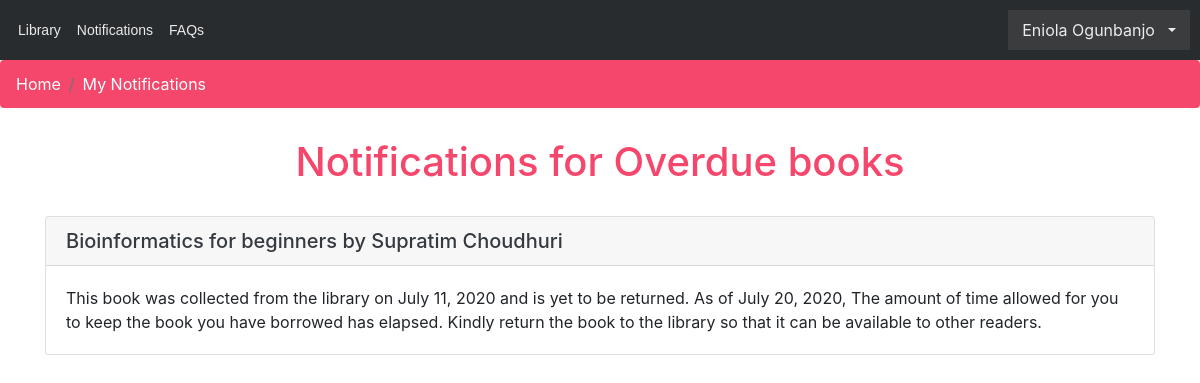
The page /notifications/ (signed in) on the database as committed earlier.
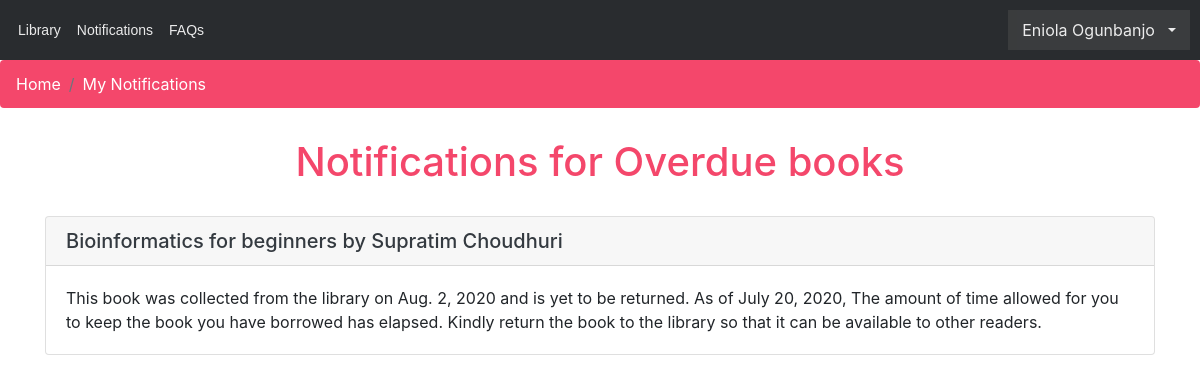
The same page on the database as committed later.
### library/models.py (models this page shows, shortened)
class Notification(models.Model):
    user = models.ForeignKey(to=User, on_delete=models.DO_NOTHING)
    book = models.ForeignKey(to=Book, on_delete=models.CASCADE)
    checkout = models.ForeignKey(to=Checkout, on_delete=models.CASCADE)
    read = models.BooleanField(default=False)
    time = models.DateTimeField()
    class Meta:
        ordering = ['time']

class Checkout(models.Model):
    user = models.ForeignKey(to=User, on_delete=models.DO_NOTHING)
    book = models.ForeignKey(to=Book, on_delete=models.CASCADE)
    reserved = models.BooleanField(default=False)
    collected = models.BooleanField(default=False)
    overdue = models.BooleanField(default=False)
    closed = models.BooleanField(default=False)
    reserved_date = models.DateField(null=True, blank=True)
    collected_date = models.DateField(null=True, blank=True)
    closed_date = models.DateField(null=True, blank=True)
    class Meta:
        ordering = ['user']

class Book(models.Model):
    title = models.CharField(max_length=100)
    author = models.ForeignKey(to=Author, on_delete=models.CASCADE)
    category = models.ManyToManyField(Category)
    location = models.CharField(max_length=300)
    description = models.TextField()
    quantity_total = models.IntegerField(default=0)
    quantity_collected = models.IntegerField(default=0)
    quantity_reserved = models.IntegerField(default=0)
    image = models.ImageField(upload_to=get_upload_path, default='book.gif')
    class Meta:
        ordering = ['quantity_collected', 'title']

class Author(models.Model):
    name = models.CharField(max_length=100)
    description = models.TextField(
        default="No information available about this author")
    class Meta:
        ordering = ['name']
    def __str__(self):
        return self.name

### library/views.py (the view)
# urls.py: path('notifications/', views.notifications, name='notifications'),
def notifications(request):
    student = request.user
    notifications = list(Notification.objects.filter(user=student).order_by(
        '-time'))
    Notification.objects.filter(user=student, read=False).update(read=True)
    return render(request, 'notifications.html',
                  {'notifications': notifications})

### library/context_processor.py (called while the page is built)
def notifications(request):
    if request.user.is_anonymous == True:
        return {'notifications_count': 0}
    else:
        user = request.user
        notifications = Notification.objects.filter(user=user,
                                                    read=False)
        return {'notifications_count': notifications.count()}

### templates/notifications.html (shortened to what this page needs)
{% extends 'base_nav.html' %}
{% load static %}
{% load humanize %}
{% block content %}
    <ol class="breadcrumb text-white" style="background-color: #f4476b;">
        <li class="breadcrumb-item">
            <a href="{% url 'profile' user.username %}">
                <span class="text-white">Home</span>
            </a>
        </li>
        <li class="breadcrumb-item"><a
                href="{% url 'notifications' %}"><span
                class="text-white">My Notifications</span></a></li>
    </ol>
    <div class="container">
        <h1 class="text-center" style="color: #f4476b;margin: 30px;">
            Notifications for Overdue books</h1>
        <div role="tablist" id="accordion-1">
            {% for notification in notifications %}
                <div class="card">
                    <div class="card-header" role="tab">
                        <div class="d-flex">
                            <h5 class="mb-0">
                                <a class="text-dark"
                                   data-toggle="collapse"
                                   aria-expanded="true"
                                   aria-controls="accordion-1 .item-1"
                                   href="#accordion-1 .item-{{ notification.id }}">
                                    {{ notification.book.title }} by
                                    {{ notification.book.author }}
                                </a>
                            </h5>
                        </div>
                    </div>
                    <div class="collapse show item-{{ notification.id }}"
                         role="tabpanel"
                         data-parent="#accordion-1">
                        <div class="card-body">
                            <p class="card-text">This book was collected
                                from the library on
                                {{ notification.checkout.collected_date }}
                                and is yet to be returned.
                                As of {{ notification.time|date }}, The
                                amount of time allowed for
                                you to keep the book you have borrowed has
                                elapsed. Kindly return the book to
                                the library so that it can be available to
                                other readers.</p>
                        </div>
                    </div>
                </div>
            {% endfor %}
        </div>
    </div>
{% endblock %}

Rows that differ between the two databases and show on the page:
changed through a linked row, Notification "Bioinformatics for beginners": checkout.collected_date "July 11, 2020" → "Aug. 2, 2020"
